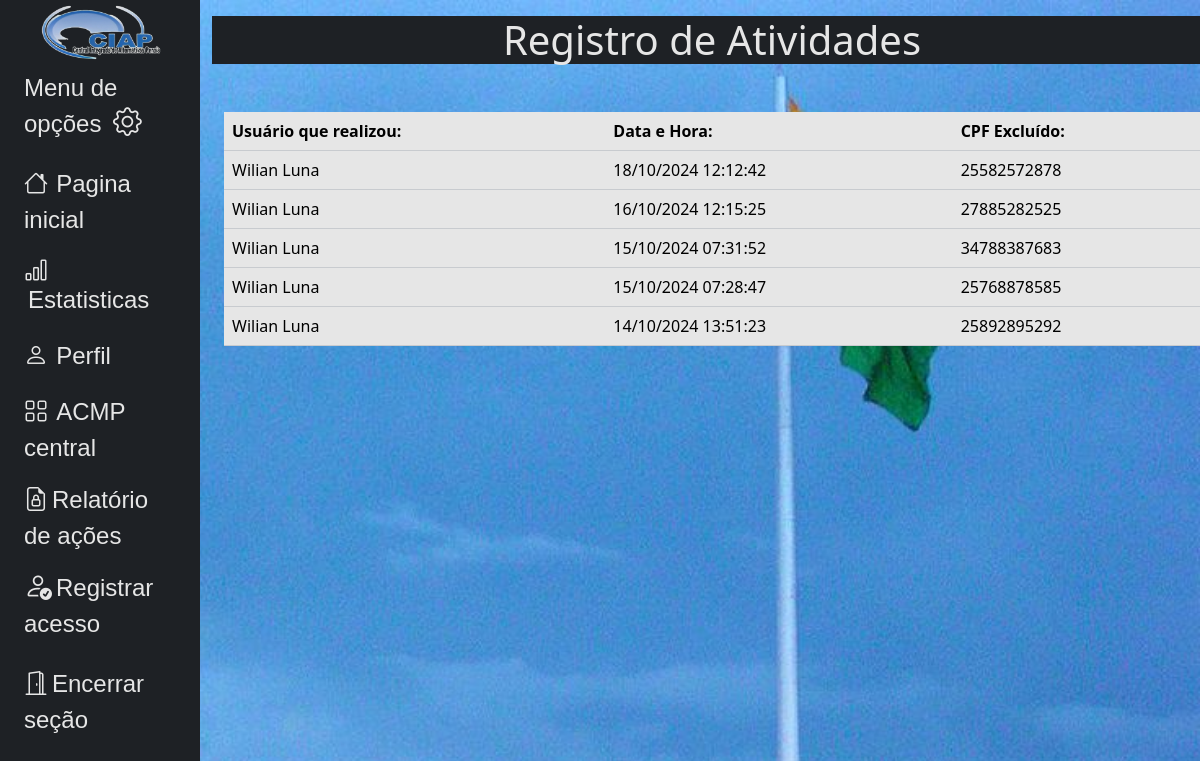
Before: /base/actions/ (signed in) with the older database file.
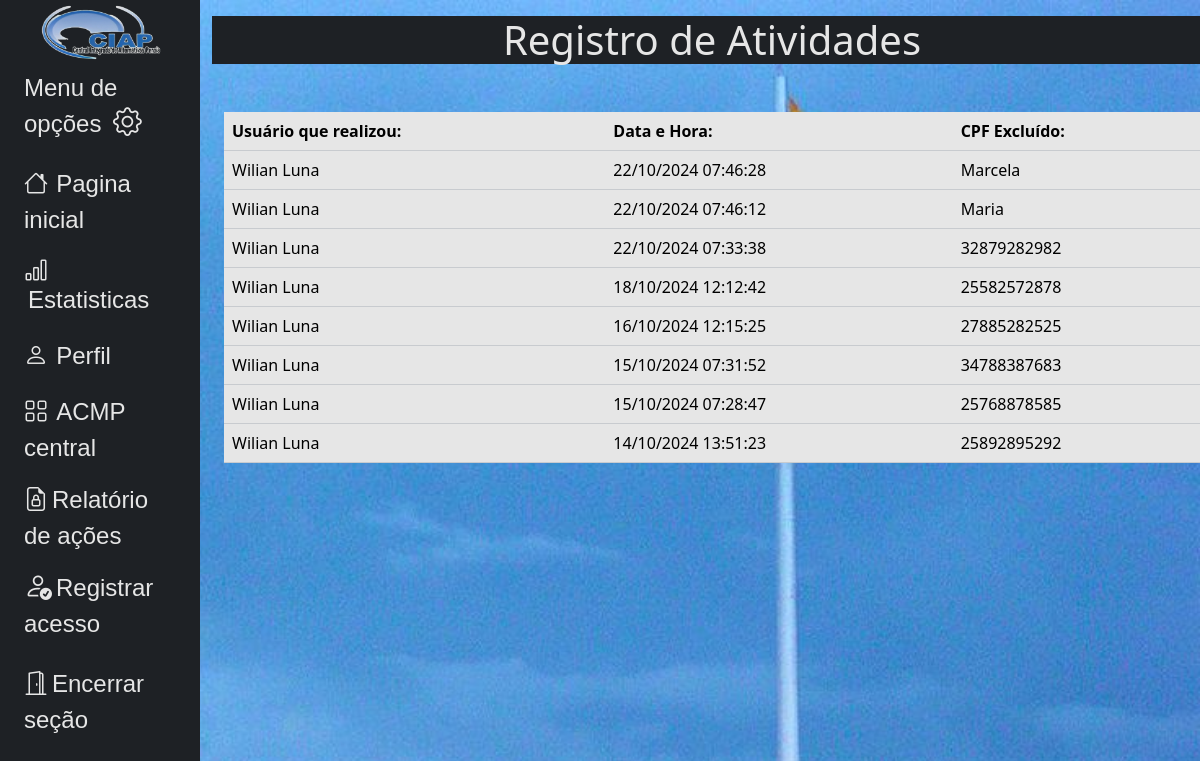
After: the same page with the newer database file.
### core/models.py (models this page shows, shortened)
class ActivityLog(models.Model):
    user = models.ForeignKey(User, on_delete=models.CASCADE)
    timestamp = models.DateTimeField(auto_now_add=True)
    cpf_excluido = models.CharField(max_length=11, null=True, blank=True)

class User(AbstractBaseUser, PermissionsMixin):
    cpf = models.CharField(max_length=11, unique=True)
    nome = models.CharField(max_length=255, default='')
    profile_image = models.URLField(max_length=200, blank=True, null=True)
    is_active = models.BooleanField(default=True)
    is_staff = models.BooleanField(default=False)
    USERNAME_FIELD = 'cpf'
    REQUIRED_FIELDS = []
    objects = UserManager()

### core/views.py (the view)
# urls.py: path('base/', views.actions_view, name='action'),
@login_required
def actions_view(request):
    alteracoes = ActivityLog.objects.all().order_by('-timestamp')[:20]
    return render(request, 'commons/include/actions.html', {'alteracoes': alteracoes})

### templates/commons/include/actions.html (shortened to what this page needs)
{% extends 'commons/include/new_base.html' %}
{% load static %}
{% block content %}
<h1 class="d-flex justify-content-center text-white bg-dark">Registro de Atividades</h1>
<div class="container mt-5 d-flex justify-content-center">
    <table class="table">
        <thead>
            <tr>
                <th>Usuário que realizou:</th>
                <th>Data e Hora:</th>
                <th>CPF Excluído:</th>
            </tr>
        </thead>
        <tbody>
            {% for log in alteracoes %}
                <tr>
                    <td>{{ log.user.nome }}</td>
                    <td>{{ log.timestamp|date:"d/m/Y H:i:s" }}</td>
                    <td>{{ log.cpf_excluido|default:'N/A' }}</td>
                </tr>
            {% empty %}
                <tr>
                    <td colspan="3" class="text-center">Nenhum registro encontrado.</td>
                </tr>
            {% endfor %}
        </tbody>
    </table>
</div>
{% endblock content %}

### templates/commons/include/new_base.html (shortened to what this page needs)
{% load static %}
<head>
    <link href="{% static 'css/bootstrap.min.css' %}" rel="stylesheet">
    <link rel="stylesheet" href="https://cdn.jsdelivr.net/npm/bootstrap-icons@1.7.2/font/bootstrap-icons.css">
    <link href="{% static 'css/base.css' %}" rel="stylesheet">
</head>
<body>
    <div class="container-fluid">
        <div class="row flex-nowrap">
            <div class="col-auto col-md-3 col-xl-2 px-sm-2 px-0 bg-dark">
                <div class="d-flex flex-column align-items-center align-items-sm-start px-3 pt-2 text-white min-vh-100">
                    <img src="{% static '/img/img_ciap.png' %}" class="img-fluid" alt="Logo">
                    <a class="d-flex align-items-center pb-3 mb-md-0 me-md-auto text-dark text-decoration-none">
                        <span class="d-none d-sm-inline text-white">Menu de opções
                            <i class="bi bi-gear" style="margin-left: 5px;"></i>
                        </span>
                    </a>
                    <ul class="nav nav-pills flex-column mb-sm-auto mb-0 align-items-center align-items-sm-start" id="menu">
                        <li class="nav-item">
                            <a href="{% url 'base' %}" class="mb-1 nav-link align-middle px-0 text-white">
                                <i class="fs-4 bi-house"></i> <span class="ms-1 d-none d-sm-inline">Pagina inicial</span>
                            </a>
                        </li>
                        <li>
                            <a href="{% url 'estatisticas' %}" class="mb-1 nav-link px-0 align-middle text-white">
                                <i class="fs-4 bi-bar-chart"></i> <span class="ms-1 d-none d-sm-inline">Estatisticas</span></a>
                        </li>
                        <li>
                            <a href="{% url 'perfil' %}" class="mb-1 nav-link px-0 align-middle text-white">
                                <i class="fs-4 bi-person"></i> <span class="ms-1 d-none d-sm-inline">Perfil</span> </a>
                        </li>
                        <li>
                            <a href="#submenu3" data-bs-toggle="collapse" class=" mb-2 nav-link px-0 align-middle text-white">
                                <i class="fs-4 bi-grid"></i> <span class="ms-1 d-none d-sm-inline">ACMP central</span></a>
                        </li>
                        <li>
                            <a href="{% url 'actions' %}" class="mb-3 px-0 align-middle text-decoration-none text-white">
                                <i class="fs-4 bi-file-earmark-lock"></i><span class="ms-1 d-none d-sm-inline">Relatório de ações</span>
                        </li>
                        <li>
                            <a href="{% url 'register' %}" class="mb-3 px-0 align-middle text-decoration-none text-white">
                                <i class="fs-3 bi-person-check"></i><span class="ms-1 d-none d-sm-inline">Registrar acesso</span>
                        </li>
                        <li>
                            <a href="{% url 'logout' %}" class="nav-link px-0 align-middle text-white">
                                <i class="fs-4 bi-door-open"></i><span class="ms-1 d-none d-sm-inline">Encerrar seção</span></a>
                        </li>
                    </ul>
                </div>
            </div>
            <div class="col py-3">
                    {% block content %}
                    {% endblock content %}
            </div>
        </div>
    </div>
</body>

### static/css/base.css (style rules this page uses)
body { background-image: url('/media/acreImg.png'); background-size: cover; background-position: top left; background-repeat: no-repeat; background-attachment: fixed; background-color: #008080; filter: brightness(0.9) contrast(1.0); }
span { font-family: sans-serif; font-size: x-large; }
.container { width: 1000px; }
i { font-size: larger; }
img { height: 270px; margin-top: -50px; margin-bottom: -40px; }

Changed rows visible on the page:
added ActivityLog: user.nome "Wilian Luna", timestamp "22/10/2024 07:46:28", cpf_excluido "Marcela"
added ActivityLog: user.nome "Wilian Luna", timestamp "22/10/2024 07:46:12", cpf_excluido "Maria"
added ActivityLog: user.nome "Wilian Luna", timestamp "22/10/2024 07:33:38", cpf_excluido "32879282982"
